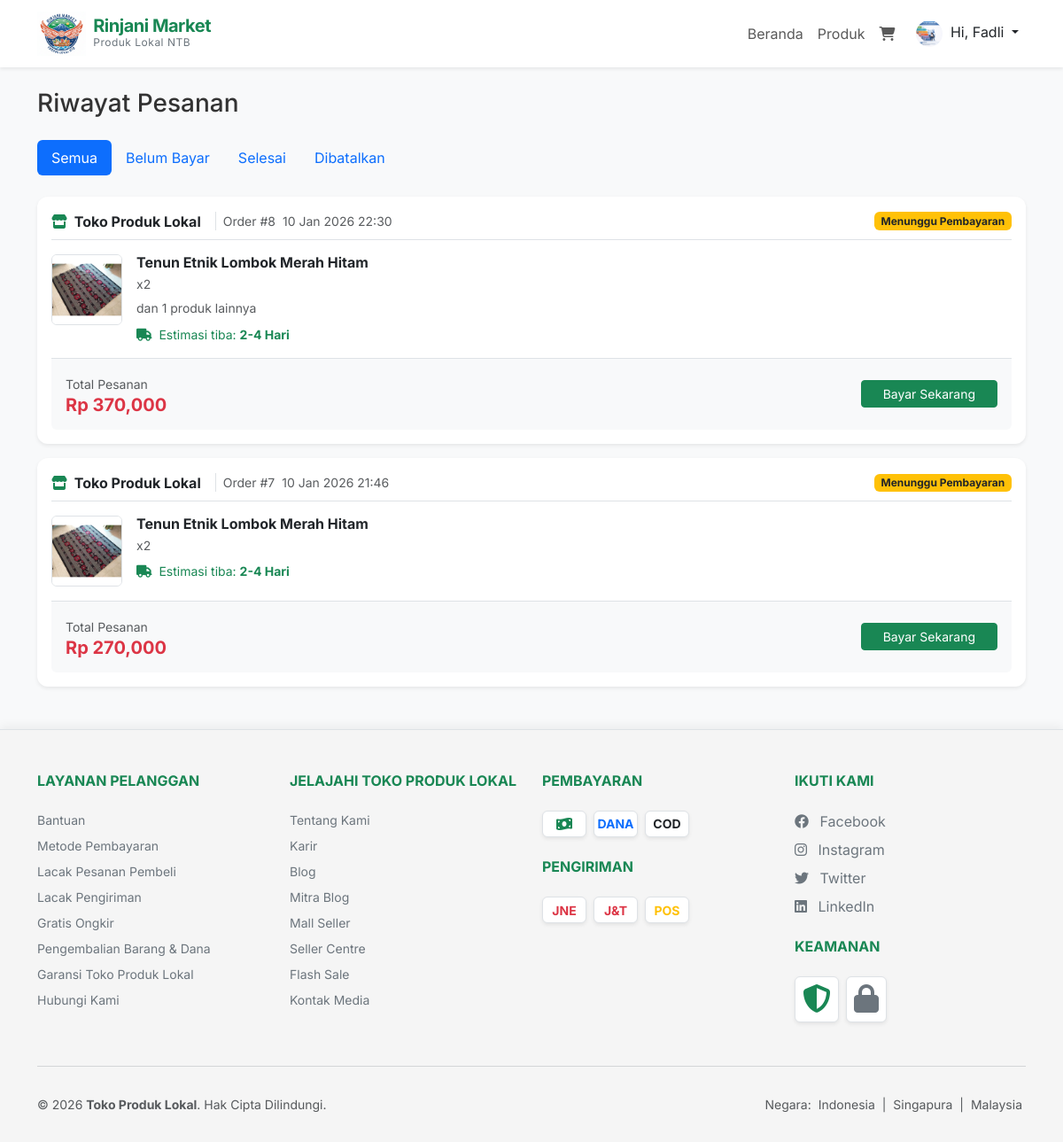
Screenshot of /products/orders (signed in) with the database file from the repository.
### tables this page shows
CREATE TABLE IF NOT EXISTS `orders` ( 
  `id` int(11) NOT NULL AUTO_INCREMENT, 
  `user_id` int(11) NOT NULL, 
  `total_amount` decimal(10,2) NOT NULL, 
  `status` varchar(50) NOT NULL DEFAULT 'pending', 
  `created_at` timestamp NOT NULL DEFAULT current_timestamp(), 
  `shipping_courier` varchar(50) DEFAULT NULL, 
  `shipping_cost` decimal(10,2) DEFAULT 0.00, 
  `payment_method` varchar(50) DEFAULT NULL, 
  `shipping_address` text DEFAULT NULL, 
  `payment_provider` varchar(100) DEFAULT NULL, 
  PRIMARY KEY (`id`), 
  KEY `user_id` (`user_id`), 
  CONSTRAINT `orders_ibfk_1` FOREIGN KEY (`user_id`) REFERENCES `users` (`id`) ON DELETE CASCADE 
);

CREATE TABLE IF NOT EXISTS `products` ( 
  `id` int(11) NOT NULL AUTO_INCREMENT, 
  `category_id` int(11) NOT NULL, 
  `name` varchar(255) NOT NULL, 
  `description` text DEFAULT NULL, 
  `price` decimal(10,2) NOT NULL, 
  `stock` int(11) NOT NULL DEFAULT 0, 
  `image` varchar(255) DEFAULT NULL, 
  `created_at` timestamp NOT NULL DEFAULT current_timestamp(), 
  PRIMARY KEY (`id`), 
  KEY `category_id` (`category_id`), 
  CONSTRAINT `products_ibfk_1` FOREIGN KEY (`category_id`) REFERENCES `categories` (`id`) ON DELETE CASCADE 
);

CREATE TABLE IF NOT EXISTS `order_items` ( 
  `id` int(11) NOT NULL AUTO_INCREMENT, 
  `order_id` int(11) NOT NULL, 
  `product_id` int(11) NOT NULL, 
  `quantity` int(11) NOT NULL, 
  `price` decimal(10,2) NOT NULL, 
  `subtotal` decimal(10,2) NOT NULL, 
  PRIMARY KEY (`id`), 
  KEY `order_id` (`order_id`), 
  KEY `product_id` (`product_id`), 
  CONSTRAINT `order_items_ibfk_1` FOREIGN KEY (`order_id`) REFERENCES `orders` (`id`) ON DELETE CASCADE, 
  CONSTRAINT `order_items_ibfk_2` FOREIGN KEY (`product_id`) REFERENCES `products` (`id`) ON DELETE CASCADE 
);

### app/core/Controller.php (called while the page is built, shortened)
<?php
class Controller {
    public function view($view, $data = []) {
        require_once '../app/views/' . $view . '.php';
    }
    public function model($model) {
        return new $model;
    }
}

### app/controllers/Products.php (called while the page is built, shortened)
<?php
class Products extends Controller {
    public function orders() {
        $data['judul'] = 'Riwayat Pesanan';
        $orders = $this->model('Order_model')->getOrdersByUserId($_SESSION['user_id']);
        foreach($orders as &$order) {
            $items = $this->model('Order_model')->getOrderItems($order['id']);
        }
        $data['orders'] = $orders;
        $this->view('products/orders', $data);
    }
}

### app/core/App.php (called while the page is built, shortened)
<?php
class App {
    protected $method = 'index';
    protected $params = [];
    public function __construct() {
        $url = $this->parseURL();
        if (isset($url[0]) && file_exists('../app/controllers/' . ucfirst($url[0]) . '.php')) {
            unset($url[0]);
        }
        $this->controller = new $this->controller;
        if (isset($url[1])) {
            if (method_exists($this->controller, $url[1])) {
                $this->method = $url[1];
            }
        }
        call_user_func_array([$this->controller, $this->method], $this->params);
    }
    public function parseURL() {
        if (isset($_GET['url'])) {
            $url = rtrim($_GET['url'], '/');
            $url = filter_var($url, FILTER_SANITIZE_URL);
            return explode('/', $url);
        }
        return ['Home'];
    }
}

### public/index.php (called while the page is built, shortened)
<?php
$app = new App();

### app/core/Database.php (called while the page is built, shortened)
<?php
class Database {
    private $host = DB_HOST;
    private $user = DB_USER;
    private $pass = DB_PASS;
    private $db_name = DB_NAME;
    private $dbh;
    private $stmt;
    public function __construct() {
        $dsn = 'mysql:host=' . $this->host . ';dbname=' . $this->db_name;
        $option = [
            PDO::ATTR_PERSISTENT => true,
            PDO::ATTR_ERRMODE => PDO::ERRMODE_EXCEPTION
        ];
        try {
            $this->dbh = new PDO($dsn, $this->user, $this->pass, $option);
        } catch (PDOException $e) {
            die($e->getMessage());
        }
    }
    public function query($query) {
        $this->stmt = $this->dbh->prepare($query);
    }
    public function bind($param, $value, $type = null) {
        if (is_null($type)) {
            switch (true) {
                case is_int($value):
                    $type = PDO::PARAM_INT;
                    break;
            }
        }
        $this->stmt->bindValue($param, $value, $type);
    }
    public function execute() {
        return $this->stmt->execute();
    }
    public function resultSet() {
        $this->execute();
        return $this->stmt->fetchAll(PDO::FETCH_ASSOC);
    }
}

### app/models/Order_model.php (called while the page is built, shortened)
<?php
class Order_model {
    private $db;
    public function __construct() {
        $this->db = new Database;
    }
    public function getOrdersByUserId($user_id) {
        $this->db->query("SELECT * FROM orders WHERE user_id = :user_id ORDER BY created_at DESC");
        $this->db->bind('user_id', $user_id);
        return $this->db->resultSet();
    }
    public function getOrderItems($order_id) {
        $this->db->query("SELECT order_items.*, products.name as product_name, products.image as product_image
                          FROM order_items
                          JOIN products ON order_items.product_id = products.id
                          WHERE order_items.order_id = :order_id");
        $this->db->bind('order_id', $order_id);
        return $this->db->resultSet();
    }
}

### app/views/products/orders.php (the view, shortened to what this page needs)
<div class="container mt-4 mb-5">
    <h3 class="mb-4">Riwayat Pesanan</h3>
    <ul class="nav nav-pills mb-4">
        <li class="nav-item">
            <a class="nav-link active" href="#" onclick="filterOrders('all', this); return false;">Semua</a>
        </li>
        <li class="nav-item">
            <a class="nav-link" href="#" onclick="filterOrders('pending', this); return false;">Belum Bayar</a>
        </li>
        <li class="nav-item">
            <a class="nav-link" href="#" onclick="filterOrders('completed', this); return false;">Selesai</a>
        </li>
        <li class="nav-item">
            <a class="nav-link" href="#" onclick="filterOrders('cancelled', this); return false;">Dibatalkan</a>
        </li>
    </ul>
    <div id="order-list">
        <?php if(empty($data['orders'])): ?>
            <div class="alert alert-info text-center">Belum ada riwayat pesanan.</div>
        <?php else: ?>
            <?php foreach($data['orders'] as $order): ?>
                <?php
                    $statusGroup = 'all';
                    if($order['status'] == 'pending' || $order['status'] == 'pending_payment') $statusGroup = 'pending';
                    elseif($order['status'] == 'completed') $statusGroup = 'completed';
                    elseif($order['status'] == 'cancelled') $statusGroup = 'cancelled';
                    $isExpired = false;
                ?>
                <div class="card mb-3 shadow-sm order-item" data-status="<?= $statusGroup; ?>">
                    <div class="card-body">
                        <div class="d-flex justify-content-between align-items-center mb-3 pb-2 border-bottom">
                            <div class="d-flex align-items-center">
                                <span class="fw-bold me-2"><i class="fas fa-store text-success me-1"></i> Toko Produk Lokal</span>
                                <span class="text-muted small border-start ps-2 ms-2">Order #<?= $order['id']; ?></span>
                                <span class="text-muted small ms-2"><?= date('d M Y H:i', strtotime($order['created_at'])); ?></span>
                            </div>
                            <?php
                                 $badgeClass = 'bg-secondary text-white';
                                 $statusText = $order['status'];
                                 if($order['status'] == 'completed') {
                                     $badgeClass = 'bg-success text-white';
                                     $statusText = 'Selesai';
                                 }
                                 elseif($order['status'] == 'pending' || $order['status'] == 'pending_payment') {
                                     if ($isExpired && $order['status'] == 'pending_payment') {
                                         $badgeClass = 'bg-danger text-white';
                                         $statusText = 'Kadaluarsa';
                                     } else {
                                         if ($order['payment_method'] == 'cod') {
                                             $badgeClass = 'bg-info text-white';
                                             $statusText = 'Siap Dikirim (COD)';
                                         } else {
                                             $badgeClass = 'bg-warning text-dark';
                                             $statusText = 'Menunggu Pembayaran';
                                         }
                                     }
                                 }
                                 elseif($order['status'] == 'cancelled') {
                                     $badgeClass = 'bg-danger text-white';
                                     $statusText = 'Dibatalkan';
                                 }
                            ?>
                            <span class="badge <?= $badgeClass; ?>"><?= $statusText; ?></span>
                        </div>
                        <?php if($order['first_item']): ?>
                        <div class="d-flex mb-3 cursor-pointer" onclick="window.location.href='<?= BASEURL; ?>/products/orderDetail/<?= $order['id']; ?>'" style="cursor: pointer;">
                            <div class="flex-shrink-0">
                                <?php if($order['first_item']['product_image']): ?>
                                    <img src="<?= BASEURL; ?>/assets/img/<?= $order['first_item']['product_image']; ?>" class="rounded border" style="width: 80px; height: 80px; object-fit: cover;">
                                <?php else: ?>
                                    <div class="bg-light rounded border d-flex align-items-center justify-content-center" style="width: 80px; height: 80px;">
                                        <i class="fas fa-image text-muted fa-2x"></i>
                                    </div>
                                <?php endif; ?>
                            </div>
                            <div class="flex-grow-1 ms-3">
                                <h6 class="mb-1 fw-bold"><?= $order['first_item']['product_name']; ?></h6>
                                <p class="text-muted small mb-1">x<?= $order['first_item']['quantity']; ?></p>
                                <?php
                                    $otherItemsCount = count($order['items']) - 1;
                                    if($otherItemsCount > 0):
                                ?>
                                    <small class="text-muted">dan <?= $otherItemsCount; ?> produk lainnya</small>
                                <?php endif; ?>
                                <div class="mt-2 text-success small">
                                    <i class="fas fa-truck me-1"></i> Estimasi tiba: <strong><?= $order['estimation']; ?></strong>
                                </div>
                            </div>
                        </div>
                        <?php endif; ?>
                        <div class="d-flex justify-content-between align-items-center pt-3 border-top bg-light mx-n3 px-3 mb-n3 pb-3 rounded-bottom">
                            <div>
                                <small class="text-muted">Total Pesanan</small>
                                <h5 class="text-danger fw-bold mb-0">Rp <?= number_format($order['total_amount']); ?></h5>
                            </div>
                            <div>
                                <?php if($order['status'] == 'pending_payment' && !$isExpired): ?>
                                    <a href="<?= BASEURL; ?>/products/orderDetail/<?= $order['id']; ?>" class="btn btn-primary btn-sm px-4">Bayar Sekarang</a>
                                <?php elseif($order['status'] == 'completed'): ?>
                                    <a href="<?= BASEURL; ?>/products/index" class="btn btn-primary btn-sm px-4">Beli Lagi</a>
                                    <a href="<?= BASEURL; ?>/products/orderDetail/<?= $order['id']; ?>" class="btn btn-outline-secondary btn-sm px-4">Detail</a>
                                <?php else: ?>
                                    <a href="<?= BASEURL; ?>/products/orderDetail/<?= $order['id']; ?>" class="btn btn-outline-secondary btn-sm px-4">Lihat Detail</a>
                                <?php endif; ?>
                            </div>
                        </div>
                    </div>
                </div>
            <?php endforeach; ?>
        <?php endif; ?>
    </div>
</div>

### public/assets/css/style.css (style rules this page uses)
:root { --primary-color: #198754; --secondary-color: #20c997; --font-family-base: 'Inter', sans-serif; }
body { font-family: var(--font-family-base); background-color: #f8f9fa; color: #333; }
.card { border: none; border-radius: 12px; box-shadow: 0 4px 6px rgba(0,0,0,0.05); transition: transform 0.2s, box-shadow 0.2s; overflow: hidden; }
.btn-primary { background-color: var(--primary-color); border-color: var(--primary-color); }

### rows the page displays
orders: id "8", created_at "10 Jan 2026 22:30", payment_method "Menunggu Pembayaran", products.image (picture), otherItemsCount "1", estimation "2-4 Hari", total_amount "370,000"
products: name "Tenun Etnik Lombok Merah Hitam"
order_items: quantity "2"
orders: id "7", created_at "10 Jan 2026 21:46", payment_method "Menunggu Pembayaran", products.image (picture), estimation "2-4 Hari", total_amount "270,000"
order_items: quantity "2"

### other values shown
explode(' ', $_SESSION['user_name'])[0] "Fadli"
SITENAME "Toko Produk Lokal"
SITENAME "TOKO PRODUK LOKAL"
